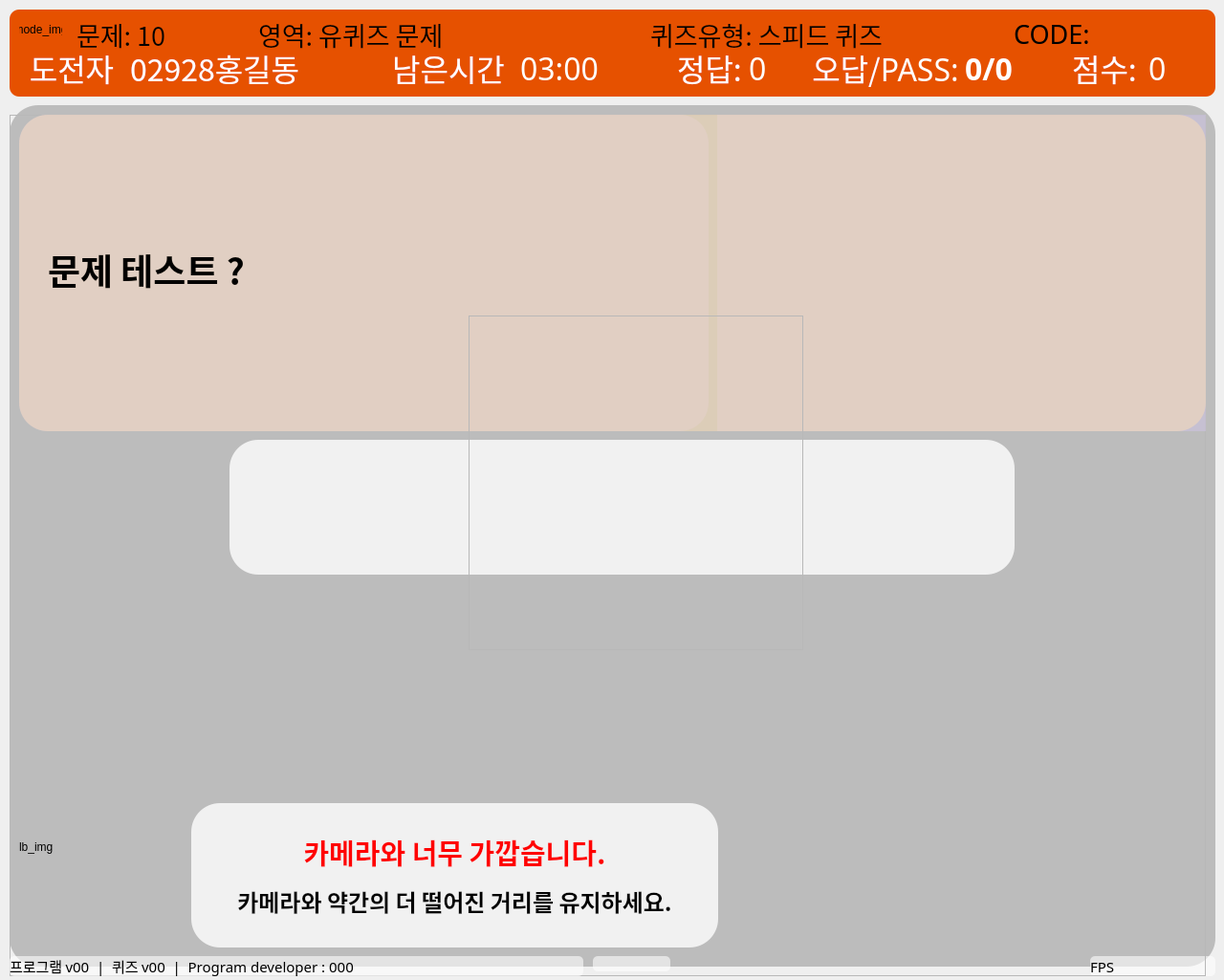
<?xml version="1.0" encoding="UTF-8"?>
<ui version="4.0">
 <class>quizMentalView</class>
 <widget class="QWidget" name="quizMentalView">
  <property name="geometry">
   <rect>
    <x>0</x>
    <y>0</y>
    <width>1280</width>
    <height>1025</height>
   </rect>
  </property>
  <property name="windowTitle">
   <string>Form</string>
  </property>
  <widget class="QFrame" name="fr_top_quiz">
   <property name="enabled">
    <bool>true</bool>
   </property>
   <property name="geometry">
    <rect>
     <x>10</x>
     <y>10</y>
     <width>1261</width>
     <height>91</height>
    </rect>
   </property>
   <property name="styleSheet">
    <string notr="true">background-color: #E65100;
border-radius: 10px;</string>
   </property>
   <property name="frameShape">
    <enum>QFrame::StyledPanel</enum>
   </property>
   <property name="frameShadow">
    <enum>QFrame::Raised</enum>
   </property>
   <widget class="QLabel" name="lb_code">
    <property name="geometry">
     <rect>
      <x>1050</x>
      <y>10</y>
      <width>181</width>
      <height>31</height>
     </rect>
    </property>
    <property name="font">
     <font>
      <family>나눔스퀘어라운드 Bold</family>
      <pointsize>20</pointsize>
     </font>
    </property>
    <property name="text">
     <string>CODE:</string>
    </property>
    <property name="alignment">
     <set>Qt::AlignLeading|Qt::AlignLeft|Qt::AlignVCenter</set>
    </property>
   </widget>
   <widget class="QWidget" name="gridLayoutWidget">
    <property name="geometry">
     <rect>
      <x>10</x>
      <y>38</y>
      <width>1241</width>
      <height>46</height>
     </rect>
    </property>
    <layout class="QGridLayout" name="gridLayout">
     <item row="0" column="0">
      <layout class="QHBoxLayout" name="horizontalLayout_2">
       <item>
        <widget class="QLabel" name="lb_usrTitle">
         <property name="minimumSize">
          <size>
           <width>110</width>
           <height>0</height>
          </size>
         </property>
         <property name="font">
          <font>
           <family>나눔스퀘어라운드 Bold</family>
           <pointsize>24</pointsize>
          </font>
         </property>
         <property name="styleSheet">
          <string notr="true">color: rgb(255, 255, 255);</string>
         </property>
         <property name="text">
          <string>도전자</string>
         </property>
         <property name="alignment">
          <set>Qt::AlignCenter</set>
         </property>
        </widget>
       </item>
       <item>
        <widget class="QLabel" name="lb_usrName">
         <property name="minimumSize">
          <size>
           <width>200</width>
           <height>0</height>
          </size>
         </property>
         <property name="font">
          <font>
           <family>나눔스퀘어라운드 Bold</family>
           <pointsize>24</pointsize>
          </font>
         </property>
         <property name="styleSheet">
          <string notr="true">color: rgb(255, 255, 255);</string>
         </property>
         <property name="text">
          <string>02928홍길동</string>
         </property>
         <property name="alignment">
          <set>Qt::AlignLeading|Qt::AlignLeft|Qt::AlignVCenter</set>
         </property>
        </widget>
       </item>
       <item>
        <spacer name="horizontalSpacer">
         <property name="orientation">
          <enum>Qt::Horizontal</enum>
         </property>
         <property name="sizeHint" stdset="0">
          <size>
           <width>40</width>
           <height>20</height>
          </size>
         </property>
        </spacer>
       </item>
       <item>
        <layout class="QHBoxLayout" name="horizontalLayout_3">
         <item>
          <widget class="QLabel" name="lb_timeTitle">
           <property name="minimumSize">
            <size>
             <width>120</width>
             <height>0</height>
            </size>
           </property>
           <property name="font">
            <font>
             <family>나눔스퀘어라운드 Bold</family>
             <pointsize>24</pointsize>
            </font>
           </property>
           <property name="styleSheet">
            <string notr="true">color: rgb(255, 255, 255);</string>
           </property>
           <property name="text">
            <string>남은시간</string>
           </property>
           <property name="alignment">
            <set>Qt::AlignCenter</set>
           </property>
          </widget>
         </item>
         <item>
          <widget class="QLabel" name="lb_timeView">
           <property name="minimumSize">
            <size>
             <width>100</width>
             <height>0</height>
            </size>
           </property>
           <property name="font">
            <font>
             <family>나눔스퀘어라운드 Bold</family>
             <pointsize>24</pointsize>
            </font>
           </property>
           <property name="styleSheet">
            <string notr="true">color: rgb(255, 255, 255);</string>
           </property>
           <property name="text">
            <string>03:00</string>
           </property>
           <property name="alignment">
            <set>Qt::AlignCenter</set>
           </property>
          </widget>
         </item>
        </layout>
       </item>
       <item>
        <spacer name="horizontalSpacer_2">
         <property name="orientation">
          <enum>Qt::Horizontal</enum>
         </property>
         <property name="sizeHint" stdset="0">
          <size>
           <width>40</width>
           <height>20</height>
          </size>
         </property>
        </spacer>
       </item>
       <item>
        <layout class="QHBoxLayout" name="horizontalLayout_4">
         <item>
          <widget class="QLabel" name="lb_correctTitle">
           <property name="minimumSize">
            <size>
             <width>70</width>
             <height>0</height>
            </size>
           </property>
           <property name="font">
            <font>
             <family>나눔스퀘어라운드 Bold</family>
             <pointsize>24</pointsize>
            </font>
           </property>
           <property name="styleSheet">
            <string notr="true">color: rgb(255, 255, 255);</string>
           </property>
           <property name="text">
            <string>정답:</string>
           </property>
           <property name="alignment">
            <set>Qt::AlignCenter</set>
           </property>
          </widget>
         </item>
         <item>
          <widget class="QLabel" name="lb_correct">
           <property name="minimumSize">
            <size>
             <width>60</width>
             <height>0</height>
            </size>
           </property>
           <property name="font">
            <font>
             <family>나눔스퀘어라운드 Bold</family>
             <pointsize>24</pointsize>
            </font>
           </property>
           <property name="styleSheet">
            <string notr="true">color: rgb(255, 255, 255);</string>
           </property>
           <property name="text">
            <string>0</string>
           </property>
           <property name="alignment">
            <set>Qt::AlignLeading|Qt::AlignLeft|Qt::AlignVCenter</set>
           </property>
          </widget>
         </item>
         <item>
          <layout class="QHBoxLayout" name="horizontalLayout_5">
           <item>
            <widget class="QLabel" name="lb_wrongpassTitle">
             <property name="minimumSize">
              <size>
               <width>70</width>
               <height>0</height>
              </size>
             </property>
             <property name="font">
              <font>
               <family>나눔스퀘어라운드 Bold</family>
               <pointsize>24</pointsize>
              </font>
             </property>
             <property name="styleSheet">
              <string notr="true">color: rgb(255, 255, 255);</string>
             </property>
             <property name="text">
              <string>오답/PASS:</string>
             </property>
             <property name="alignment">
              <set>Qt::AlignCenter</set>
             </property>
            </widget>
           </item>
           <item>
            <widget class="QLabel" name="lb_wrongpass">
             <property name="minimumSize">
              <size>
               <width>60</width>
               <height>0</height>
              </size>
             </property>
             <property name="font">
              <font>
               <family>나눔스퀘어라운드 Bold</family>
               <pointsize>24</pointsize>
               <bold>true</bold>
              </font>
             </property>
             <property name="styleSheet">
              <string notr="true">color: rgb(255, 255, 255);</string>
             </property>
             <property name="text">
              <string>0/0</string>
             </property>
             <property name="alignment">
              <set>Qt::AlignLeading|Qt::AlignLeft|Qt::AlignVCenter</set>
             </property>
            </widget>
           </item>
           <item>
            <layout class="QHBoxLayout" name="horizontalLayout_6">
             <item>
              <spacer name="horizontalSpacer_4">
               <property name="orientation">
                <enum>Qt::Horizontal</enum>
               </property>
               <property name="sizeHint" stdset="0">
                <size>
                 <width>40</width>
                 <height>20</height>
                </size>
               </property>
              </spacer>
             </item>
             <item>
              <widget class="QLabel" name="lb_scoreTitle">
               <property name="minimumSize">
                <size>
                 <width>80</width>
                 <height>0</height>
                </size>
               </property>
               <property name="font">
                <font>
                 <family>나눔스퀘어라운드 Bold</family>
                 <pointsize>24</pointsize>
                </font>
               </property>
               <property name="styleSheet">
                <string notr="true">color: rgb(255, 255, 255);</string>
               </property>
               <property name="text">
                <string>점수:</string>
               </property>
               <property name="alignment">
                <set>Qt::AlignCenter</set>
               </property>
              </widget>
             </item>
             <item>
              <widget class="QLabel" name="lb_score">
               <property name="minimumSize">
                <size>
                 <width>60</width>
                 <height>0</height>
                </size>
               </property>
               <property name="font">
                <font>
                 <family>나눔스퀘어라운드 Bold</family>
                 <pointsize>24</pointsize>
                </font>
               </property>
               <property name="styleSheet">
                <string notr="true">color: rgb(255, 255, 255);</string>
               </property>
               <property name="text">
                <string>0</string>
               </property>
               <property name="alignment">
                <set>Qt::AlignLeading|Qt::AlignLeft|Qt::AlignVCenter</set>
               </property>
              </widget>
             </item>
            </layout>
           </item>
          </layout>
         </item>
        </layout>
       </item>
      </layout>
     </item>
    </layout>
   </widget>
  </widget>
  <widget class="QLabel" name="lb_fps">
   <property name="geometry">
    <rect>
     <x>1140</x>
     <y>1000</y>
     <width>131</width>
     <height>21</height>
    </rect>
   </property>
   <property name="font">
    <font>
     <family>나눔스퀘어라운드 Bold</family>
     <pointsize>11</pointsize>
    </font>
   </property>
   <property name="styleSheet">
    <string notr="true">border-radius: 5px;
background-color: rgba(255, 255, 255, 150);</string>
   </property>
   <property name="text">
    <string>FPS</string>
   </property>
   <property name="alignment">
    <set>Qt::AlignLeading|Qt::AlignLeft|Qt::AlignVCenter</set>
   </property>
  </widget>
  <widget class="QFrame" name="fr_main_quiz">
   <property name="geometry">
    <rect>
     <x>10</x>
     <y>120</y>
     <width>1251</width>
     <height>901</height>
    </rect>
   </property>
   <property name="frameShape">
    <enum>QFrame::StyledPanel</enum>
   </property>
   <property name="frameShadow">
    <enum>QFrame::Raised</enum>
   </property>
   <widget class="QLabel" name="lb_question2">
    <property name="geometry">
     <rect>
      <x>10</x>
      <y>0</y>
      <width>721</width>
      <height>331</height>
     </rect>
    </property>
    <property name="minimumSize">
     <size>
      <width>110</width>
      <height>0</height>
     </size>
    </property>
    <property name="font">
     <font>
      <family>NanumSquareRound</family>
      <pointsize>28</pointsize>
      <bold>true</bold>
     </font>
    </property>
    <property name="autoFillBackground">
     <bool>false</bool>
    </property>
    <property name="styleSheet">
     <string notr="true">background-color: rgba(209, 196, 233, 120);
border-radius: 30px;</string>
    </property>
    <property name="text">
     <string>&lt;style type=text/

css&gt;
p.margin {
    margin-top: 30px;
    margin-bottom: 30px;
    margin-right: 30px;
    margin-left: 30px;
    line-height: 110%;
}
&lt;/style&gt;

&lt;p class=&quot;margin&quot;&gt; 문제 테스트 ? &lt;/p&gt;</string>
    </property>
    <property name="alignment">
     <set>Qt::AlignLeading|Qt::AlignLeft|Qt::AlignVCenter</set>
    </property>
    <property name="wordWrap">
     <bool>true</bool>
    </property>
   </widget>
   <widget class="QLabel" name="lb_question2Img">
    <property name="geometry">
     <rect>
      <x>740</x>
      <y>0</y>
      <width>511</width>
      <height>331</height>
     </rect>
    </property>
    <property name="minimumSize">
     <size>
      <width>110</width>
      <height>0</height>
     </size>
    </property>
    <property name="font">
     <font>
      <family>NanumSquareRound</family>
      <pointsize>28</pointsize>
      <bold>true</bold>
     </font>
    </property>
    <property name="autoFillBackground">
     <bool>false</bool>
    </property>
    <property name="styleSheet">
     <string notr="true">background-color: rgba(209, 196, 233, 120);
border-radius: 0px;</string>
    </property>
    <property name="text">
     <string>&lt;html&gt;&lt;head/&gt;&lt;body&gt;&lt;p&gt;&lt;br/&gt;&lt;/p&gt;&lt;/body&gt;&lt;/html&gt;</string>
    </property>
    <property name="alignment">
     <set>Qt::AlignLeading|Qt::AlignLeft|Qt::AlignVCenter</set>
    </property>
    <property name="wordWrap">
     <bool>true</bool>
    </property>
   </widget>
   <widget class="QLabel" name="lb_question">
    <property name="geometry">
     <rect>
      <x>10</x>
      <y>0</y>
      <width>1241</width>
      <height>331</height>
     </rect>
    </property>
    <property name="minimumSize">
     <size>
      <width>110</width>
      <height>0</height>
     </size>
    </property>
    <property name="font">
     <font>
      <family>NanumSquareRound</family>
      <pointsize>28</pointsize>
      <bold>true</bold>
     </font>
    </property>
    <property name="autoFillBackground">
     <bool>false</bool>
    </property>
    <property name="styleSheet">
     <string notr="true">background-color: rgba(255, 224, 178, 120);
border-radius: 30px;</string>
    </property>
    <property name="text">
     <string>&lt;style type=text/

css&gt;
p.margin {
    margin-top: 30px;
    margin-bottom: 30px;
    margin-right: 30px;
    margin-left: 30px;
    line-height: 110%;
}
&lt;/style&gt;

&lt;p class=&quot;margin&quot;&gt; 문제 테스트 ? &lt;/p&gt;</string>
    </property>
    <property name="alignment">
     <set>Qt::AlignLeading|Qt::AlignLeft|Qt::AlignVCenter</set>
    </property>
    <property name="wordWrap">
     <bool>true</bool>
    </property>
   </widget>
   <widget class="QLabel" name="lb_waitMsg">
    <property name="geometry">
     <rect>
      <x>230</x>
      <y>340</y>
      <width>821</width>
      <height>141</height>
     </rect>
    </property>
    <property name="minimumSize">
     <size>
      <width>110</width>
      <height>0</height>
     </size>
    </property>
    <property name="font">
     <font>
      <family>NanumSquareRound</family>
      <pointsize>28</pointsize>
      <bold>true</bold>
     </font>
    </property>
    <property name="autoFillBackground">
     <bool>false</bool>
    </property>
    <property name="styleSheet">
     <string notr="true">background-color: rgba(255, 255, 255, 200);
border-radius: 30px;</string>
    </property>
    <property name="text">
     <string/>
    </property>
    <property name="alignment">
     <set>Qt::AlignLeading|Qt::AlignLeft|Qt::AlignVCenter</set>
    </property>
    <property name="wordWrap">
     <bool>true</bool>
    </property>
   </widget>
  </widget>
  <widget class="QLabel" name="lb_imageView">
   <property name="geometry">
    <rect>
     <x>10</x>
     <y>110</y>
     <width>1261</width>
     <height>901</height>
    </rect>
   </property>
   <property name="font">
    <font>
     <pointsize>28</pointsize>
    </font>
   </property>
   <property name="styleSheet">
    <string notr="true">background-color: rgb(188, 188, 188);
border-radius: 30px;</string>
   </property>
   <property name="text">
    <string/>
   </property>
   <property name="alignment">
    <set>Qt::AlignCenter</set>
   </property>
  </widget>
  <widget class="QLabel" name="lb_type">
   <property name="geometry">
    <rect>
     <x>270</x>
     <y>20</y>
     <width>371</width>
     <height>31</height>
    </rect>
   </property>
   <property name="font">
    <font>
     <family>나눔스퀘어라운드 Bold</family>
     <pointsize>20</pointsize>
    </font>
   </property>
   <property name="text">
    <string>영역: 유퀴즈 문제</string>
   </property>
  </widget>
  <widget class="QLabel" name="lb_no">
   <property name="geometry">
    <rect>
     <x>80</x>
     <y>20</y>
     <width>151</width>
     <height>31</height>
    </rect>
   </property>
   <property name="font">
    <font>
     <family>나눔스퀘어라운드 Bold</family>
     <pointsize>20</pointsize>
    </font>
   </property>
   <property name="text">
    <string>문제: 10</string>
   </property>
  </widget>
  <widget class="QLabel" name="lb_quizResult">
   <property name="geometry">
    <rect>
     <x>260</x>
     <y>330</y>
     <width>791</width>
     <height>381</height>
    </rect>
   </property>
   <property name="font">
    <font>
     <family>Atlanta</family>
     <pointsize>200</pointsize>
     <italic>false</italic>
     <bold>true</bold>
    </font>
   </property>
   <property name="styleSheet">
    <string notr="true"/>
   </property>
   <property name="text">
    <string/>
   </property>
   <property name="alignment">
    <set>Qt::AlignCenter</set>
   </property>
  </widget>
  <widget class="QLabel" name="lb_type2">
   <property name="geometry">
    <rect>
     <x>680</x>
     <y>20</y>
     <width>281</width>
     <height>31</height>
    </rect>
   </property>
   <property name="font">
    <font>
     <family>나눔스퀘어라운드 Bold</family>
     <pointsize>20</pointsize>
    </font>
   </property>
   <property name="text">
    <string>퀴즈유형: 스피드 퀴즈</string>
   </property>
  </widget>
  <widget class="QFrame" name="center_progress">
   <property name="geometry">
    <rect>
     <x>490</x>
     <y>330</y>
     <width>350</width>
     <height>350</height>
    </rect>
   </property>
   <property name="frameShape">
    <enum>QFrame::StyledPanel</enum>
   </property>
   <property name="frameShadow">
    <enum>QFrame::Raised</enum>
   </property>
  </widget>
  <widget class="QLabel" name="lb_verInfo">
   <property name="geometry">
    <rect>
     <x>10</x>
     <y>1000</y>
     <width>600</width>
     <height>21</height>
    </rect>
   </property>
   <property name="font">
    <font>
     <family>나눔스퀘어라운드 Bold</family>
     <pointsize>11</pointsize>
    </font>
   </property>
   <property name="styleSheet">
    <string notr="true">border-radius: 5px;
background-color: rgba(255, 255, 255, 150);</string>
   </property>
   <property name="text">
    <string>프로그램 v00  |  퀴즈 v00  |  Program developer : 000</string>
   </property>
   <property name="alignment">
    <set>Qt::AlignLeading|Qt::AlignLeft|Qt::AlignVCenter</set>
   </property>
  </widget>
  <widget class="QLabel" name="lb_imgFile">
   <property name="geometry">
    <rect>
     <x>20</x>
     <y>770</y>
     <width>1240</width>
     <height>232</height>
    </rect>
   </property>
   <property name="text">
    <string>lb_img</string>
   </property>
  </widget>
  <widget class="QLabel" name="lb_waring">
   <property name="geometry">
    <rect>
     <x>200</x>
     <y>840</y>
     <width>551</width>
     <height>151</height>
    </rect>
   </property>
   <property name="minimumSize">
    <size>
     <width>110</width>
     <height>0</height>
    </size>
   </property>
   <property name="font">
    <font>
     <family>NanumSquareRound</family>
     <pointsize>25</pointsize>
     <bold>true</bold>
    </font>
   </property>
   <property name="autoFillBackground">
    <bool>false</bool>
   </property>
   <property name="styleSheet">
    <string notr="true">background-color: rgba(255, 255, 255, 200);
border-radius: 30px;</string>
   </property>
   <property name="text">
    <string>&lt;html&gt;&lt;head/&gt;&lt;body&gt;&lt;p&gt;&lt;span style=&quot; font-size:22pt; color:#ff0000;&quot;&gt;카메라와 너무 가깝습니다.&lt;/span&gt;&lt;/p&gt;&lt;p&gt;&lt;span style=&quot; font-size:18pt;&quot;&gt;카메라와 약간의 더 떨어진 거리를 유지하세요.&lt;/span&gt;&lt;/p&gt;&lt;/body&gt;&lt;/html&gt;</string>
   </property>
   <property name="alignment">
    <set>Qt::AlignCenter</set>
   </property>
   <property name="wordWrap">
    <bool>true</bool>
   </property>
  </widget>
  <widget class="QLabel" name="lb_test_hint">
   <property name="geometry">
    <rect>
     <x>620</x>
     <y>1000</y>
     <width>81</width>
     <height>16</height>
    </rect>
   </property>
   <property name="font">
    <font>
     <family>나눔스퀘어라운드 Bold</family>
     <pointsize>11</pointsize>
    </font>
   </property>
   <property name="layoutDirection">
    <enum>Qt::LeftToRight</enum>
   </property>
   <property name="styleSheet">
    <string notr="true">border-radius: 5px;
background-color: rgba(255, 255, 255, 150);</string>
   </property>
   <property name="text">
    <string/>
   </property>
   <property name="alignment">
    <set>Qt::AlignCenter</set>
   </property>
  </widget>
  <widget class="QLabel" name="lb_mode_img">
   <property name="geometry">
    <rect>
     <x>20</x>
     <y>8</y>
     <width>45</width>
     <height>45</height>
    </rect>
   </property>
   <property name="text">
    <string>mode_img</string>
   </property>
   <property name="alignment">
    <set>Qt::AlignCenter</set>
   </property>
  </widget>
  <zorder>lb_imageView</zorder>
  <zorder>fr_top_quiz</zorder>
  <zorder>lb_fps</zorder>
  <zorder>fr_main_quiz</zorder>
  <zorder>lb_type</zorder>
  <zorder>lb_no</zorder>
  <zorder>lb_type2</zorder>
  <zorder>center_progress</zorder>
  <zorder>lb_quizResult</zorder>
  <zorder>lb_imgFile</zorder>
  <zorder>lb_verInfo</zorder>
  <zorder>lb_waring</zorder>
  <zorder>lb_test_hint</zorder>
  <zorder>lb_mode_img</zorder>
 </widget>
 <resources/>
 <connections/>
</ui>
